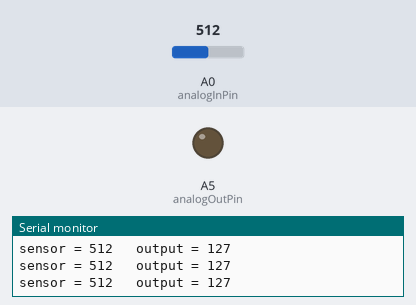
The sketch below on a simulated Arduino Uno, built with avr-gcc and run on an emulated ATmega328P. On the bench: output pins drawn as LEDs (lit = HIGH), the last lines printed to the serial monitor. The test bench sets the inputs (shaded band); at power-on: A0 (analogInPin) = 512.

Above: at 1.2 s.
1.3 s: A0 (analogInPin) set to 526
At 2.5 s:
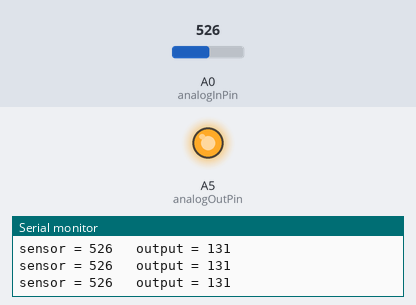
2.8 s: A0 (analogInPin) set to 511
At 3.1 s:
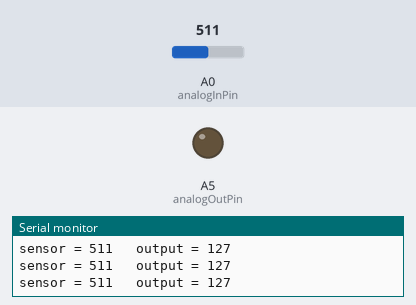
5.8 s: A0 (analogInPin) set to 716
At 6.6 s:
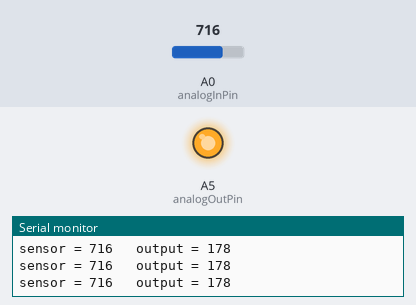
Timing chart, 0 to 8.8 s (numbered marks = the images above; inputs shaded):
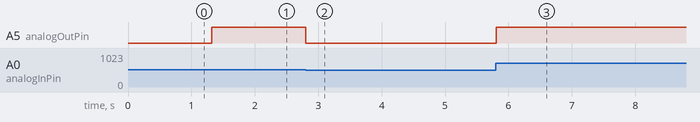

The sketch:

Sensor_Shield_rotational_sensor.ino
```cpp
//notes by Dan Davis
//Recommend the Arduno  Sensor Functional Diagram be studied
//Arduino Sensor Shield is used with a rotational sensor and digital LED
//Arduino Sensor Shield does not require a library
// introducing the const int code: declaration of a constant
//equipment: Analog Rotation Sensor DFR 0058, Digital LED, Arduino, IDE serial monitor.
//Sensor Shiled direct connect to the Arduino
//connect the rotational sensor leads G for ground, V for voltage and S for signal A0
//in the same block connect the digital LED G for ground, V for voltage and S for signal A5
//by rotating the  potentiometer, the LED will fade or get bright. Also, see the affect using the serial monitor
//Rotational values : 0 to 1023

//reference https://wiki.dfrobot.com/Analog_Rotation_Sensor_V2__SKU__DFR0058_


const int analogInPin = A0;  // Analog input pin that the potentiometer is attached to
const int analogOutPin = A5; // Analog output pin that the LED is attached to

int sensorValue = 0;        // value read from the pot
int outputValue = 0;        // value output to the PWM (analog out)

void setup() {
  // initialize serial communications at 9600 bps:
  Serial.begin(9600);
}

void loop() {
  // read the analog in value:
  sensorValue = analogRead(analogInPin);
  // map it to the range of the analog out:
  outputValue = map(sensorValue, 0, 1023, 0, 255);
  // change the analog out value:
  analogWrite(analogOutPin, outputValue);

  // print the results to the serial monitor:
  Serial.print("sensor = ");
  Serial.print(sensorValue);
  Serial.print("\t output = ");
  Serial.println(outputValue);

  // wait 2 milliseconds before the next loop
  // for the analog-to-digital converter to settle
  // after the last reading:
  delay(20);
}
```

Measured:
- the behaviour switches between 513 and 514 on A0 (analogInPin) (found by bisection; images 0 and 1)
- after the input at 1.3 s, A5 (analogOutPin): LOW → HIGH at once
- after the input at 2.8 s, A5 (analogOutPin): HIGH → LOW at once
- after the input at 5.8 s, A5 (analogOutPin): LOW → HIGH at once
